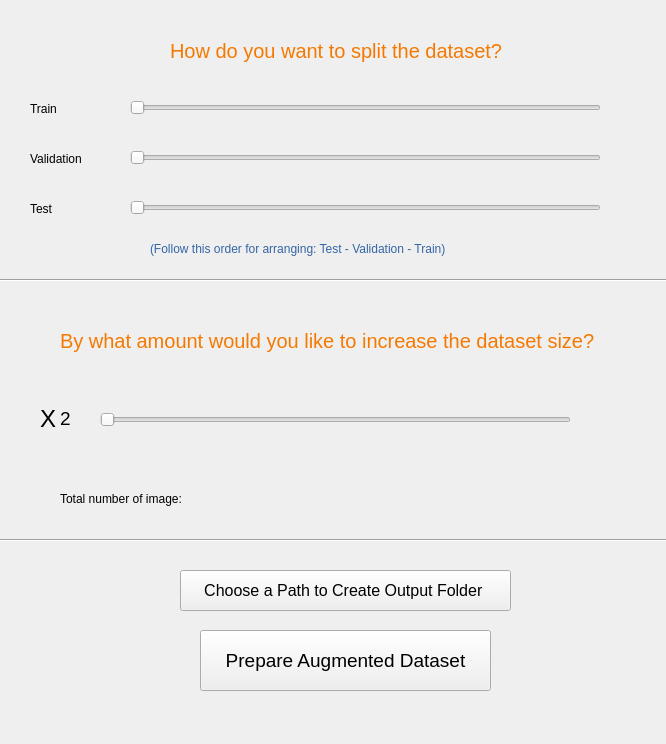
<?xml version="1.0" encoding="UTF-8"?>
<ui version="4.0">
 <class>Form</class>
 <widget class="QWidget" name="Form">
  <property name="geometry">
   <rect>
    <x>0</x>
    <y>0</y>
    <width>666</width>
    <height>744</height>
   </rect>
  </property>
  <property name="windowTitle">
   <string>Form</string>
  </property>
  <widget class="QSlider" name="horizontalSlider_train">
   <property name="geometry">
    <rect>
     <x>130</x>
     <y>100</y>
     <width>471</width>
     <height>16</height>
    </rect>
   </property>
   <property name="maximum">
    <number>100</number>
   </property>
   <property name="orientation">
    <enum>Qt::Horizontal</enum>
   </property>
  </widget>
  <widget class="QSlider" name="horizontalSlider_validation">
   <property name="geometry">
    <rect>
     <x>130</x>
     <y>150</y>
     <width>471</width>
     <height>16</height>
    </rect>
   </property>
   <property name="maximum">
    <number>100</number>
   </property>
   <property name="orientation">
    <enum>Qt::Horizontal</enum>
   </property>
  </widget>
  <widget class="QSlider" name="horizontalSlider_test">
   <property name="geometry">
    <rect>
     <x>130</x>
     <y>200</y>
     <width>471</width>
     <height>16</height>
    </rect>
   </property>
   <property name="maximum">
    <number>100</number>
   </property>
   <property name="orientation">
    <enum>Qt::Horizontal</enum>
   </property>
  </widget>
  <widget class="QLabel" name="label">
   <property name="geometry">
    <rect>
     <x>30</x>
     <y>100</y>
     <width>67</width>
     <height>17</height>
    </rect>
   </property>
   <property name="text">
    <string>Train</string>
   </property>
  </widget>
  <widget class="QLabel" name="label_2">
   <property name="geometry">
    <rect>
     <x>30</x>
     <y>150</y>
     <width>71</width>
     <height>17</height>
    </rect>
   </property>
   <property name="text">
    <string>Validation</string>
   </property>
  </widget>
  <widget class="QLabel" name="label_3">
   <property name="geometry">
    <rect>
     <x>30</x>
     <y>200</y>
     <width>41</width>
     <height>17</height>
    </rect>
   </property>
   <property name="text">
    <string>Test</string>
   </property>
  </widget>
  <widget class="QLabel" name="label_train">
   <property name="geometry">
    <rect>
     <x>620</x>
     <y>90</y>
     <width>41</width>
     <height>31</height>
    </rect>
   </property>
   <property name="font">
    <font>
     <pointsize>13</pointsize>
    </font>
   </property>
   <property name="text">
    <string/>
   </property>
  </widget>
  <widget class="QLabel" name="label_validation">
   <property name="geometry">
    <rect>
     <x>620</x>
     <y>140</y>
     <width>41</width>
     <height>31</height>
    </rect>
   </property>
   <property name="font">
    <font>
     <pointsize>13</pointsize>
    </font>
   </property>
   <property name="text">
    <string/>
   </property>
  </widget>
  <widget class="QLabel" name="label_test">
   <property name="geometry">
    <rect>
     <x>620</x>
     <y>190</y>
     <width>41</width>
     <height>31</height>
    </rect>
   </property>
   <property name="font">
    <font>
     <pointsize>13</pointsize>
    </font>
   </property>
   <property name="text">
    <string/>
   </property>
  </widget>
  <widget class="QPushButton" name="pushButton_prepare">
   <property name="geometry">
    <rect>
     <x>200</x>
     <y>630</y>
     <width>291</width>
     <height>61</height>
    </rect>
   </property>
   <property name="font">
    <font>
     <pointsize>14</pointsize>
    </font>
   </property>
   <property name="styleSheet">
    <string notr="true"/>
   </property>
   <property name="text">
    <string>Prepare Augmented Dataset</string>
   </property>
  </widget>
  <widget class="QLabel" name="label_7">
   <property name="geometry">
    <rect>
     <x>170</x>
     <y>30</y>
     <width>361</width>
     <height>41</height>
    </rect>
   </property>
   <property name="font">
    <font>
     <pointsize>15</pointsize>
    </font>
   </property>
   <property name="styleSheet">
    <string notr="true">color: rgb(245, 121, 0);</string>
   </property>
   <property name="text">
    <string>How do you want to split the dataset?</string>
   </property>
  </widget>
  <widget class="QLabel" name="label_8">
   <property name="geometry">
    <rect>
     <x>60</x>
     <y>320</y>
     <width>551</width>
     <height>41</height>
    </rect>
   </property>
   <property name="font">
    <font>
     <pointsize>15</pointsize>
    </font>
   </property>
   <property name="styleSheet">
    <string notr="true">color: rgb(245, 121, 0);</string>
   </property>
   <property name="text">
    <string>By what amount would you like to increase the dataset size?</string>
   </property>
  </widget>
  <widget class="Line" name="line">
   <property name="geometry">
    <rect>
     <x>-60</x>
     <y>270</y>
     <width>741</width>
     <height>20</height>
    </rect>
   </property>
   <property name="orientation">
    <enum>Qt::Horizontal</enum>
   </property>
  </widget>
  <widget class="QSlider" name="horizontalSlider_size">
   <property name="geometry">
    <rect>
     <x>100</x>
     <y>410</y>
     <width>471</width>
     <height>20</height>
    </rect>
   </property>
   <property name="minimum">
    <number>2</number>
   </property>
   <property name="maximum">
    <number>50</number>
   </property>
   <property name="orientation">
    <enum>Qt::Horizontal</enum>
   </property>
  </widget>
  <widget class="QLabel" name="label_increase">
   <property name="geometry">
    <rect>
     <x>60</x>
     <y>410</y>
     <width>31</width>
     <height>17</height>
    </rect>
   </property>
   <property name="font">
    <font>
     <pointsize>14</pointsize>
    </font>
   </property>
   <property name="text">
    <string>2</string>
   </property>
  </widget>
  <widget class="QLabel" name="label_10">
   <property name="geometry">
    <rect>
     <x>60</x>
     <y>490</y>
     <width>161</width>
     <height>17</height>
    </rect>
   </property>
   <property name="text">
    <string>Total number of image:</string>
   </property>
  </widget>
  <widget class="QLabel" name="label_total_number">
   <property name="geometry">
    <rect>
     <x>240</x>
     <y>490</y>
     <width>67</width>
     <height>17</height>
    </rect>
   </property>
   <property name="styleSheet">
    <string notr="true">color: rgb(245, 121, 0);</string>
   </property>
   <property name="text">
    <string/>
   </property>
  </widget>
  <widget class="QLabel" name="label_4">
   <property name="geometry">
    <rect>
     <x>150</x>
     <y>240</y>
     <width>381</width>
     <height>17</height>
    </rect>
   </property>
   <property name="styleSheet">
    <string notr="true">color: rgb(52, 101, 164);</string>
   </property>
   <property name="text">
    <string>(Follow this order for arranging: Test - Validation - Train)</string>
   </property>
  </widget>
  <widget class="QPushButton" name="pushButton_output_path">
   <property name="geometry">
    <rect>
     <x>180</x>
     <y>570</y>
     <width>331</width>
     <height>41</height>
    </rect>
   </property>
   <property name="font">
    <font>
     <pointsize>12</pointsize>
    </font>
   </property>
   <property name="styleSheet">
    <string notr="true"/>
   </property>
   <property name="text">
    <string>Choose a Path to Create Output Folder </string>
   </property>
  </widget>
  <widget class="Line" name="line_2">
   <property name="geometry">
    <rect>
     <x>-70</x>
     <y>530</y>
     <width>741</width>
     <height>20</height>
    </rect>
   </property>
   <property name="orientation">
    <enum>Qt::Horizontal</enum>
   </property>
  </widget>
  <widget class="QLabel" name="label_output_path">
   <property name="geometry">
    <rect>
     <x>50</x>
     <y>710</y>
     <width>571</width>
     <height>20</height>
    </rect>
   </property>
   <property name="styleSheet">
    <string notr="true">color: rgb(52, 101, 164);</string>
   </property>
   <property name="text">
    <string/>
   </property>
   <property name="alignment">
    <set>Qt::AlignCenter</set>
   </property>
  </widget>
  <widget class="QLabel" name="label_null">
   <property name="geometry">
    <rect>
     <x>40</x>
     <y>388</y>
     <width>31</width>
     <height>61</height>
    </rect>
   </property>
   <property name="font">
    <font>
     <pointsize>18</pointsize>
    </font>
   </property>
   <property name="text">
    <string>X</string>
   </property>
  </widget>
 </widget>
 <resources/>
 <connections>
  <connection>
   <sender>horizontalSlider_train</sender>
   <signal>valueChanged(int)</signal>
   <receiver>label_train</receiver>
   <slot>setNum(int)</slot>
   <hints>
    <hint type="sourcelabel">
     <x>456</x>
     <y>103</y>
    </hint>
    <hint type="destinationlabel">
     <x>637</x>
     <y>113</y>
    </hint>
   </hints>
  </connection>
  <connection>
   <sender>horizontalSlider_validation</sender>
   <signal>valueChanged(int)</signal>
   <receiver>label_validation</receiver>
   <slot>setNum(int)</slot>
   <hints>
    <hint type="sourcelabel">
     <x>548</x>
     <y>159</y>
    </hint>
    <hint type="destinationlabel">
     <x>625</x>
     <y>157</y>
    </hint>
   </hints>
  </connection>
  <connection>
   <sender>horizontalSlider_test</sender>
   <signal>valueChanged(int)</signal>
   <receiver>label_test</receiver>
   <slot>setNum(int)</slot>
   <hints>
    <hint type="sourcelabel">
     <x>532</x>
     <y>210</y>
    </hint>
    <hint type="destinationlabel">
     <x>622</x>
     <y>206</y>
    </hint>
   </hints>
  </connection>
  <connection>
   <sender>horizontalSlider_size</sender>
   <signal>valueChanged(int)</signal>
   <receiver>label_increase</receiver>
   <slot>setNum(int)</slot>
   <hints>
    <hint type="sourcelabel">
     <x>259</x>
     <y>421</y>
    </hint>
    <hint type="destinationlabel">
     <x>60</x>
     <y>418</y>
    </hint>
   </hints>
  </connection>
 </connections>
</ui>
